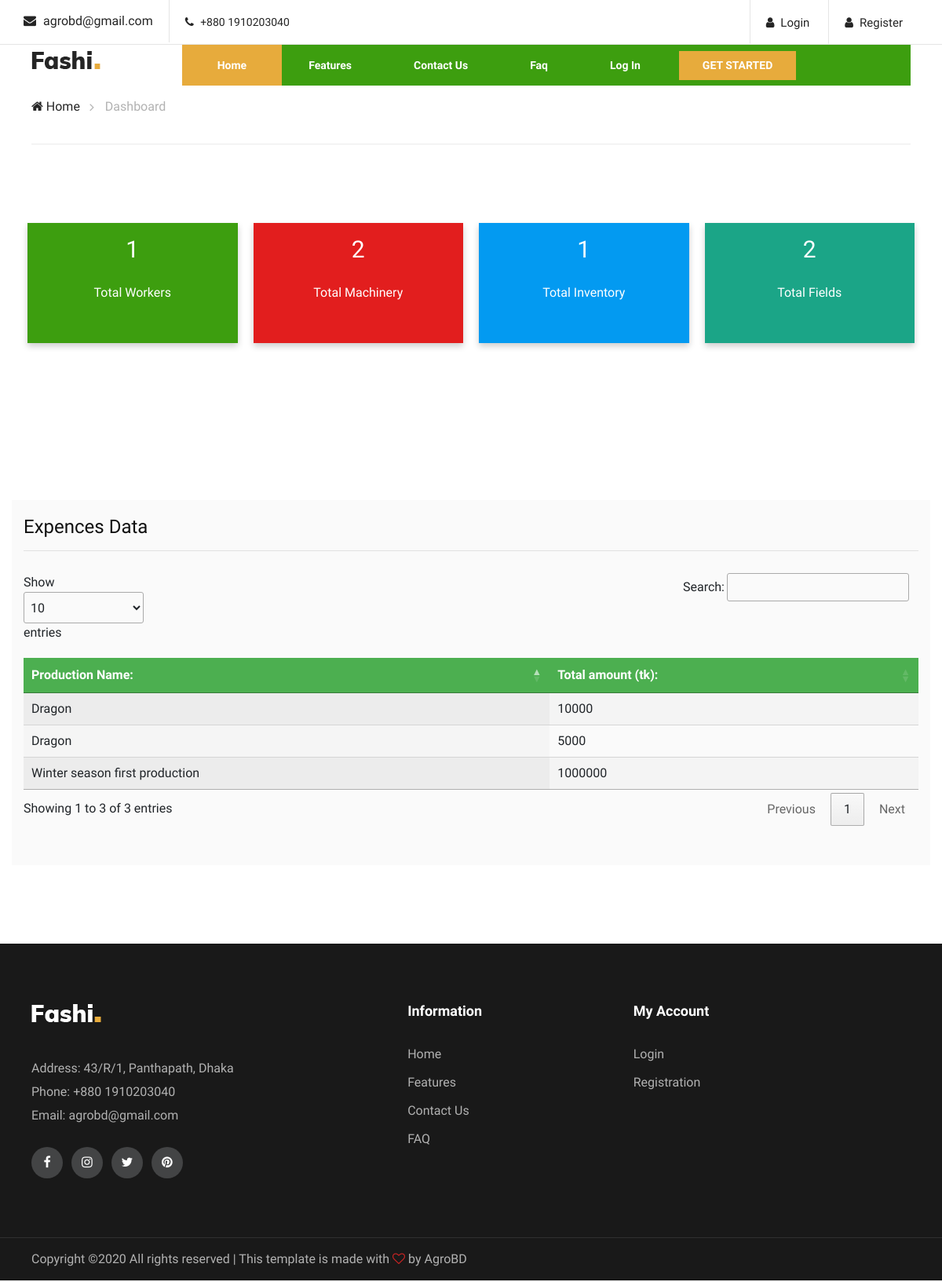
/dashboard.php, run on an earlier commit of the app's database.
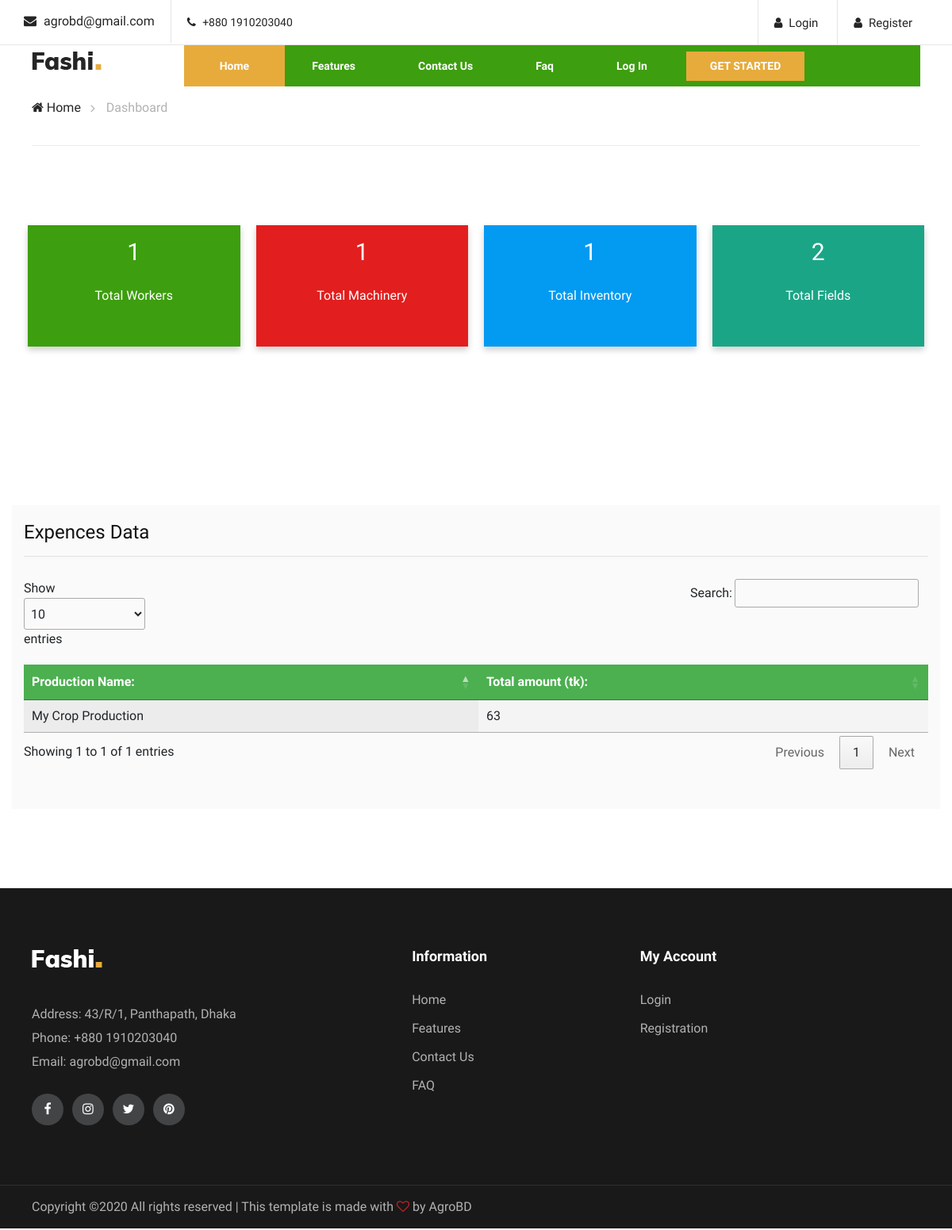
And on a later commit of the database.
### tables this page shows
CREATE TABLE `expences` (
  `e_id` int(11) NOT NULL,
  `item_name` varchar(30) NOT NULL,
  `category` varchar(20) NOT NULL,
  `net_amount` int(11) NOT NULL,
  `invoice_no` varchar(20) NOT NULL,
  `date` date NOT NULL,
  `cropProduction_id` int(11) NOT NULL,
  `uid` int(11) NOT NULL,
  `created_date` timestamp NOT NULL DEFAULT current_timestamp() ON UPDATE current_timestamp()
);

CREATE TABLE `crop_productions` (
  `cropProduction_id` int(11) NOT NULL,
  `cropProduction_name` varchar(30) NOT NULL,
  `crop_name` varchar(30) NOT NULL,
  `location` varchar(50) NOT NULL,
  `uid` int(11) NOT NULL,
  `created_at` timestamp NOT NULL DEFAULT current_timestamp() ON UPDATE current_timestamp()
);

### dashboard.php (the view, shortened to what this page needs)
<?php include'includes/head.php';
include'includes/navbar.php';
$conn = connect();
$sql= "SELECT count(w_id) AS total FROM workers";
$result = $conn->query($sql);
$row = $result-> fetch_assoc();
$num_rows=$row['total'];
$sql= "SELECT count(m_id) AS total FROM machinery";
$result = $conn->query($sql);
$row = $result-> fetch_assoc();
$num_rows1=$row['total'];
$sql= "SELECT count(i_id) AS total FROM inventory";
$result = $conn->query($sql);
$row = $result-> fetch_assoc();
$num_rows2=$row['total'];
$sql= "SELECT count(f_id) AS total FROM fields";
$result = $conn->query($sql);
$row = $result-> fetch_assoc();
$num_rows3=$row['total'];
?>
</head>
<body>
    <div class="breacrumb-section">
        <div class="container">
            <div class="row">
                <div class="col-lg-12">
                    <div class="breadcrumb-text">
                        <a href="index.php"><i class="fa fa-home"></i> Home</a>
                        <span>Dashboard</span>
                    </div>
                </div>
            </div>
        </div>
    </div>
    <section class="homenav">
        <div class="container">
            <div class="row">
                <div class="col-lg-3 col-md-6 col-sm-12 column">
                    <div class="dCard card1">
                        <h3><?php echo $num_rows;?></h3><br>
                        <p>Total Workers</p>
                    </div>
                </div>
                <div class="col-lg-3 col-md-6 col-sm-12 column">
                    <div class="dCard card2">
                        <h3><?php echo $num_rows1;?></h3><br>
                        <p>Total Machinery</p>
                    </div>
                </div>
                <div class="col-lg-3 col-md-6 col-sm-12 column">
                    <div class="dCard card3">
                        <h3><?php echo $num_rows2;?></h3><br>
                        <p>Total Inventory</p>
                    </div>
                </div>
                <div class="col-lg-3 col-md-6 col-sm-12 column">
                    <div class="dCard card4">
                        <h3><?php echo $num_rows3;?></h3><br>
                        <p>Total Fields</p>
                    </div>
                </div>
            </div>
        </div>
    </section>
    <section class="homenav">
        <div class="container production_box">
            <h4>Expences Data</h4>
            <hr>
            <table id="example" class="display">
                <thead>
                    <tr>
                        <th>Production Name:</th>
                        <th>Total amount (tk):</th>
                    </tr>
                </thead>
                <tbody>
                    <?php
                    $sql= "SELECT * FROM expences as e, crop_productions as c WHERE e.cropProduction_id = c.cropProduction_id";
                    $result = $conn->query($sql);
                        while ($row = $result-> fetch_assoc()):
                    ?>
                    <tr>
                        <td><?php echo $row["cropProduction_name"]; ?></td>
                        <td><?php echo $row["net_amount"]; ?></td>
                    </tr>
                    <?php endwhile;?>
                </tbody>
            </table>
        </div>
    </section>
    <?php
include'includes/footer.php';?>
</body>
</html>

What changed in the data, as far as the page shows it:
removed expences: cropProduction.cropProduction_name "Dragon", net_amount "10000"
removed expences: cropProduction.cropProduction_name "Dragon", net_amount "5000"
removed expences: cropProduction.cropProduction_name "Winter season first production", net_amount "1000000"
added expences: cropProduction.cropProduction_name "My Crop Production", net_amount "63"
Also different on the page:
$num_rows1: "2" → "1"
text written by a page script: "Show entries Search: Showing 1 to 3 of 3 entries Previous 1 Next" → "Show entries Search: Showing 1 to 1 of 1 entries Previous 1 Next"
